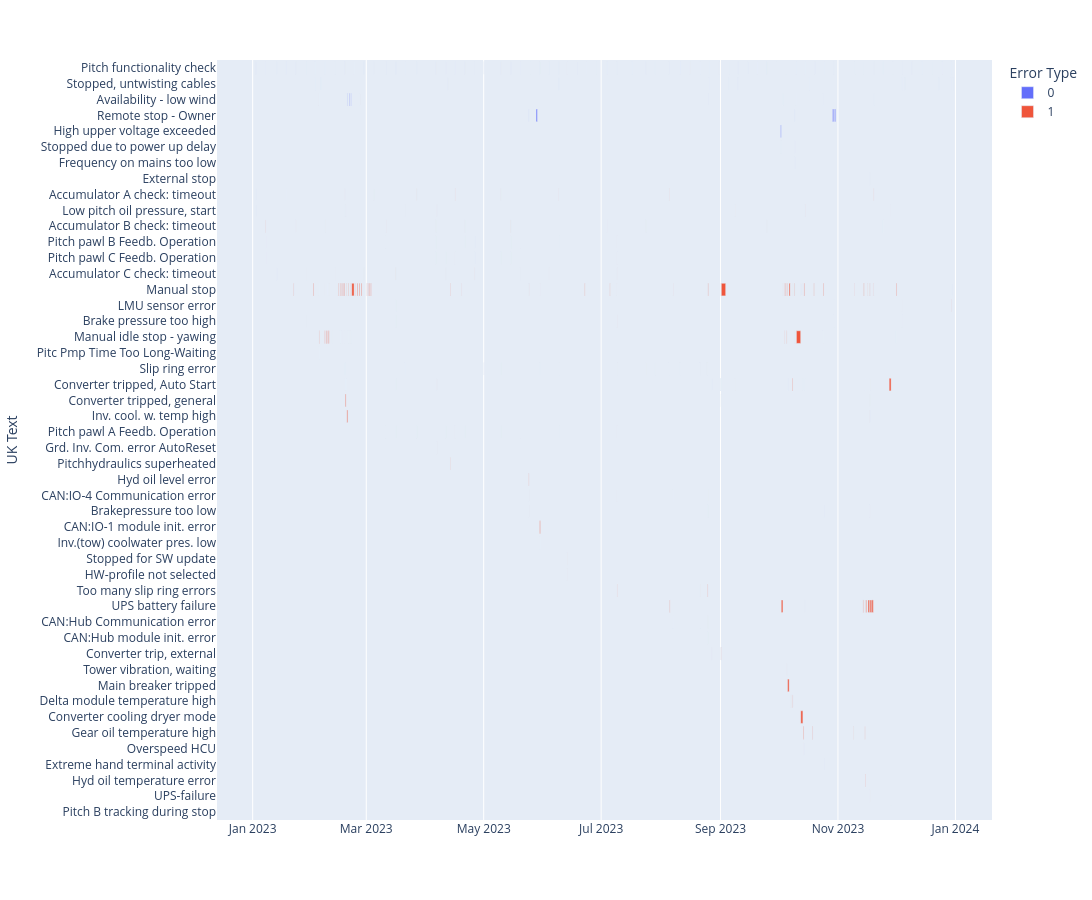

This figure's notebook cell:
### Code cell
fig = px.timeline(
    cumul_main_result_sum.query("StationId == 68"),
    x_start="NewTimeOn",
    x_end="TimeOff",
    y="UK Text",
    hover_data=["ID", "Error Type", "Alarmcode", "RealPeriod", "StationId"],
    color="Error Type",
    width=1550,
    height=900,
)
fig.update_yaxes(autorange="reversed")  # otherwise tasks are listed from the bottom up

fig.show()
# fig.write_html(f"RemoteStopOwner_12-2022.html")

### Figure 1 — Plotly figure (JSON) as saved in the notebook; plotly's stock layout.template omitted (floating-point values rounded to 4 significant figures; data arrays with more than 128 entries replaced by an {"elided": "..."} marker saying what was removed)
{"data": [{"alignmentgroup": "True", "base": ["2023-01-02T14:32:23", "2023-01-07T14:32:16", "2023-01-13T09:32:05", "2023-01-18T09:32:18", "2023-01-23T09:32:07", "2023-01-28T22:52:24", "2023-02-02T13:07:50", "2023-02-02T13:24:21", "2023-02-04T14:53:33", "2023-02-04T14:58:01", "2023-02-05T10:43:56", "2023-02-07T16:12:15", "2023-02-12T21:12:05", "2023-02-17T21:12:02", "2023-02-18T12:52:22", "2023-02-18T20:17:47", "2023-02-19T09:34:25", "2023-02-19T16:33:55", "2023-02-20T07:35:35", "2023-02-21T07:42:33", "2023-02-22T16:42:11", "2023-02-25T16:25:50", "2023-02-27T19:32:28", "2023-03-04T19:32:16", "2023-03-11T06:12:08", "2023-03-16T07:52:30", "2023-03-21T07:52:22", "2023-03-27T02:52:27", "2023-04-06T02:52:29", "2023-04-11T04:32:03", "2023-04-12T08:57:25", "2023-04-16T04:32:30", "2023-04-21T04:32:27", "2023-04-26T04:32:13", "2023-05-01T04:32:19", "2023-05-09T21:12:08", "2023-05-15T01:12:06", "2023-05-20T01:12:24", "2023-05-24T09:17:24", "2023-05-25T01:12:13", "2023-05-28T04:57:42", "2023-05-30T01:12:07", "2023-06-04T01:12:31", "2023-06-09T01:12:19", "2023-06-09T02:17:38", "2023-06-13T07:32:32", "2023-06-18T07:52:30", "2023-06-23T07:52:18", "2023-06-28T07:52:12", "2023-07-04T02:52:13", "2023-07-09T06:12:10", "2023-07-17T04:32:12", "2023-07-24T04:32:28", "2023-07-29T04:32:06", "2023-08-05T06:12:08", "2023-08-11T01:12:16", "2023-08-16T01:12:03", "2023-08-21T12:52:32", "2023-08-25T08:56:31", "2023-08-26T05:09:01", "2023-08-26T05:25:47", "2023-08-31T06:12:03", "2023-09-05T06:12:19", "2023-09-05T06:16:08", "2023-09-10T01:07:28", "2023-09-10T01:35:25", "2023-09-15T01:12:13", "2023-09-20T01:12:11", "2023-09-25T01:12:25", "2023-09-30T01:12:32", "2023-10-02T04:54:58", "2023-10-02T12:35:42", "2023-10-03T09:51:46", "2023-10-05T01:12:30", "2023-10-09T09:58:40", "2023-10-09T11:00:42", "2023-10-09T11:06:53", "2023-10-10T06:12:08", "2023-10-10T09:47:01", "2023-10-14T22:31:08", "2023-10-17T03:03:26", "2023-10-19T22:52:12", "2023-10-24T08:23:58", "2023-10-24T22:52:27", "2023-10-29T04:37:25", "2023-10-29T19:15:19", "2023-10-30T04:36:36", "2023-11-03T21:12:08", "2023-11-09T21:12:31", "2023-11-13T23:18:24", "2023-11-17T12:46:03", "2023-11-19T13:46:19", "2023-11-19T14:32:12", "2023-11-24T14:32:30", "2023-11-29T14:32:30", "2023-12-04T07:56:34", "2023-12-04T09:21:04", "2023-12-05T15:47:10", "2023-12-09T09:32:26", "2023-12-14T19:32:14", "2023-12-19T19:32:05", "2023-12-23T08:07:33", "2023-12-25T02:52:03", "2023-12-29T21:36:23", "2023-12-29T21:53:36", "2023-12-30T20:49:55"], "customdata": {"elided": "106x5 mixed values"}, "hovertemplate": "Error Type=%{customdata[1]}<br>NewTimeOn=%{base}<br>TimeOff=%{x}<br>UK Text=%{y}<br>ID=%{customdata[0]}<br>Alarmcode=%{customdata[2]}<br>RealPeriod=%{customdata[3]}<br>StationId=%{customdata[4]}<extra></extra>", "legendgroup": "0", "marker": {"color": "#636efa", "pattern": {"shape": ""}}, "name": "0", "offsetgroup": "0", "orientation": "h", "showlegend": true, "textposition": "auto", "type": "bar", "x": [944000, 944000, 944000, 944000, 944000, 944000, 883000, 200000, 34000, 1000, 852000, 760000, 934000, 760000, 442000, 1000, 10187000, 238000, 24829000, 12067000, 188000, 1000, 760000, 760000, 944000, 944000, 366000, 944000, 944000, 932000, 907000, 944000, 944000, 944000, 257000, 932000, 944000, 944000, 2731000, 382000, 56217000, 610000, 944000, 932000, 842000, 202000, 230000, 398000, 228000, 760000, 923000, 596000, 1049000, 242000, 1017000, 794000, 230000, 232000, 1000, 911000, 210000, 228000, 228000, 846000, 847000, 208000, 228000, 226000, 718000, 228000, 27644000, 120000, 1000, 228000, 3722000, 371000, 120000, 236000, 131000, 220000, 842000, 252000, 767000, 244000, 52671000, 200000, 51240000, 228000, 230000, 218000, 82000, 484000, 760000, 760000, 234000, 867000, 212000, 844000, 390000, 234000, 232000, 878000, 238000, 845000, 230000, 847000], "xaxis": "x", "y": ["Pitch functionality check", "Pitch functionality check", "Pitch functionality check", "Pitch functionality check", "Pitch functionality check", "Pitch functionality check", "Stopped, untwisting cables", "Pitch functionality check", "Availability - low wind", "Availability - low wind", "Stopped, untwisting cables", "Pitch functionality check", "Pitch functionality check", "Pitch functionality check", "Availability - low wind", "Availability - low wind", "Availability - low wind", "Availability - low wind", "Availability - low wind", "Availability - low wind", "Pitch functionality check", "Availability - low wind", "Pitch functionality check", "Pitch functionality check", "Pitch functionality check", "Pitch functionality check", "Pitch functionality check", "Pitch functionality check", "Pitch functionality check", "Pitch functionality check", "Stopped, untwisting cables", "Pitch functionality check", "Pitch functionality check", "Pitch functionality check", "Pitch functionality check", "Pitch functionality check", "Pitch functionality check", "Pitch functionality check", "Remote stop - Owner", "Pitch functionality check", "Remote stop - Owner", "Pitch functionality check", "Pitch functionality check", "Pitch functionality check", "Stopped, untwisting cables", "Pitch functionality check", "Pitch functionality check", "Pitch functionality check", "Pitch functionality check", "Pitch functionality check", "Pitch functionality check", "Pitch functionality check", "Pitch functionality check", "Pitch functionality check", "Pitch functionality check", "Pitch functionality check", "Pitch functionality check", "Pitch functionality check", "Availability - low wind", "Stopped, untwisting cables", "Pitch functionality check", "Pitch functionality check", "Pitch functionality check", "Stopped, untwisting cables", "Stopped, untwisting cables", "Pitch functionality check", "Pitch functionality check", "Pitch functionality check", "Pitch functionality check", "Pitch functionality check", "High upper voltage exceeded", "Stopped due to power up delay", "Availability - low wind", "Pitch functionality check", "Remote stop - Owner", "Frequency on mains too low", "Stopped due to power up delay", "Pitch functionality check", "Availability - low wind", "Pitch functionality check", "Stopped, untwisting cables", "Pitch functionality check", "Availability - low wind", "Pitch functionality check", "Remote stop - Owner", "Pitch functionality check", "Remote stop - Owner", "Pitch functionality check", "Pitch functionality check", "Pitch functionality check", "External stop", "Availability - low wind", "Pitch functionality check", "Pitch functionality check", "Pitch functionality check", "Stopped, untwisting cables", "Pitch functionality check", "Stopped, untwisting cables", "Pitch functionality check", "Pitch functionality check", "Pitch functionality check", "Stopped, untwisting cables", "Pitch functionality check", "Stopped, untwisting cables", "Pitch functionality check", "Stopped, untwisting cables"], "yaxis": "y"}, {"alignmentgroup": "True", "base": {"elided": "284 str values"}, "customdata": {"elided": "284x5 mixed values"}, "hovertemplate": "Error Type=%{customdata[1]}<br>NewTimeOn=%{base}<br>TimeOff=%{x}<br>UK Text=%{y}<br>ID=%{customdata[0]}<br>Alarmcode=%{customdata[2]}<br>RealPeriod=%{customdata[3]}<br>StationId=%{customdata[4]}<extra></extra>", "legendgroup": "1", "marker": {"color": "#EF553B", "pattern": {"shape": ""}}, "name": "1", "offsetgroup": "1", "orientation": "h", "showlegend": true, "textposition": "auto", "type": "bar", "x": {"elided": "284 int values"}, "xaxis": "x", "y": {"elided": "284 str values"}, "yaxis": "y"}], "layout": {"barmode": "overlay", "height": 900, "legend": {"title": {"text": "Error Type"}, "tracegroupgap": 0}, "margin": {"t": 60}, "width": 1550, "xaxis": {"anchor": "y", "domain": [0, 1], "type": "date"}, "yaxis": {"anchor": "x", "autorange": "reversed", "domain": [0, 1], "title": {"text": "UK Text"}}}}
